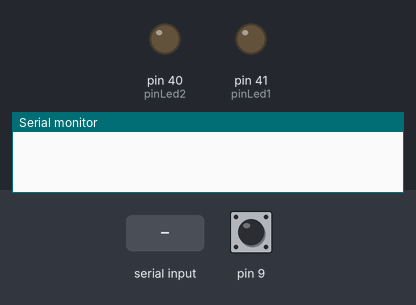
This sketch was run on a simulated Arduino Mega 2560, built with avr-gcc and run on an emulated ATmega2560. Shown: output pins drawn as LEDs (lit = HIGH), the last lines printed to the serial monitor. Dashed ring = blinking. The test bench sets the inputs (shaded band); at power-on: pin 9 LOW.

Above: at 1.2 s.
1.3 s: pin 9 driven HIGH
2.8 s: "90 45\n" received over Serial
4.3 s: pin 9 pulsed LOW 2 times (0.12 s each, 0.3 s apart)
At 4.9 s:
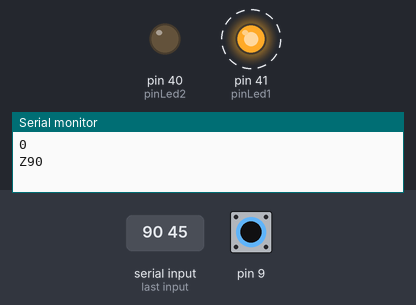
Timing chart, 0 to 13.9 s (numbered marks = the images above; inputs shaded):
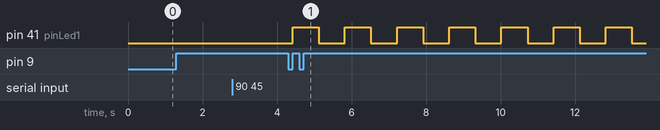

Measured:
- after the input at 4.3 s, pin 41 (pinLed1): alternates HIGH for 0.70 s and LOW for 0.70 s, starting after 0.12 s

The sketch:

en_vivo_TxRx_A.ino
```cpp
/*
   programa test para ir mandando y recibiendo datos por puerto serial
   recibiendo dato, marcar y pedir nuevo dato
   seguir!!
     reemplazar arrayRead()
     searialRead(): acá voy a fijarme en el si está completo el nuevo dato
     y lo guardo en un int y le aplico el factor
     mirar p5 examples/librarys/serial/SimpleWrite
*/

String inputString = "";// data que entra
String copia = "";
boolean stringComplete = false;  // whether the string is complete
int newPos = 0;
int pixelX[726];
int n = 0;
int input = 0;

//leds testigos para usos múltiples
const int pinLed1 = 41;
const int pinLed2 = 40;
int led1;
int led2;
boolean flag = true;
boolean escribir = false;
boolean enviar = false;

void setup() {
  // initialize serial:
  Serial.begin(9600);
  // reserve 200 bytes for the inputString:
  inputString.reserve(200);
  pinMode(9, INPUT);
  pinMode(pinLed1, OUTPUT);
  pinMode(pinLed2, OUTPUT);
}

void loop() {
  if (stringComplete) {//aca guardo la posición
    newPos = inputString.toInt();//función para convertir String en int
    copia = inputString;
    //pixelX[n] = newPos;
    //n++;
    //Serial.println(newPos);
    Serial.write(newPos);//me comunico con el otro programa
    inputString = "";//limpio el string
    stringComplete = false;
    //marcar posicion en la maquina
  }
  if (digitalRead(9) == HIGH and flag == true){
    flag = false;
    escribir = true;
  }

  if (digitalRead(9) == LOW  and flag == false){
    flag = true;
  }
  if (escribir) {//esto me indica que estoy interpretando bien el dato q entra
    Serial.println(newPos);//ecribe el caracter, el numero que tengo en codigo ascii
    for (int i = 0; i < newPos; i++) {
    digitalWrite(pinLed1, HIGH);
    delay(700);
    digitalWrite(pinLed1, LOW);
    delay(700);
    enviar = true;
    }
    escribir = false;
  }
  if (enviar){
    Serial.write(' ');
    enviar = false;
  }
}

void serialEvent() {//cuando entra data la guardo en una variable de tipo String
  while (Serial.available()) {
    // get the new byte:
    char inChar = (char)Serial.read();
    // add it to the inputString:
    inputString += inChar;
    // if the incoming character is a newline, set a flag
    // so the main loop can do something about it:
    if (inChar == ' ') {
      stringComplete = true;
    }
  }
}

/*
  String inputString = "",
  boolean stringComplete = false;

  void setup() {
  Serial.begin(9600);
  inputString.reserve(200);

  }

  void loop() {
  if (stringComplete){
    Serial.println(inputString);
    inputString = "";
    stringComplete = false;
  }
  }

  void serialEvent(){
  while (Serial.available()) {
    char inChar = (char)Serial.read();
    inputString += inChar;
    if (inChar == '\n') {
      stringComplete = true;
    }
  }
  } */
```
